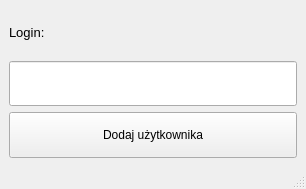
<?xml version="1.0" encoding="UTF-8"?>
<ui version="4.0">
 <class>AddNewUserWindow</class>
 <widget class="QMainWindow" name="AddNewUserWindow">
  <property name="geometry">
   <rect>
    <x>0</x>
    <y>0</y>
    <width>306</width>
    <height>189</height>
   </rect>
  </property>
  <property name="windowTitle">
   <string>MainWindow</string>
  </property>
  <widget class="QWidget" name="centralwidget">
   <layout class="QVBoxLayout" name="verticalLayout">
    <item>
     <widget class="QLabel" name="labelLogin">
      <property name="font">
       <font>
        <pointsize>10</pointsize>
       </font>
      </property>
      <property name="text">
       <string>Login:</string>
      </property>
     </widget>
    </item>
    <item>
     <widget class="QLineEdit" name="lineEditLogin">
      <property name="sizePolicy">
       <sizepolicy hsizetype="Expanding" vsizetype="Preferred">
        <horstretch>0</horstretch>
        <verstretch>0</verstretch>
       </sizepolicy>
      </property>
     </widget>
    </item>
    <item>
     <widget class="QPushButton" name="pushButtonAddNewUser">
      <property name="sizePolicy">
       <sizepolicy hsizetype="Minimum" vsizetype="Preferred">
        <horstretch>0</horstretch>
        <verstretch>0</verstretch>
       </sizepolicy>
      </property>
      <property name="text">
       <string>Dodaj użytkownika</string>
      </property>
     </widget>
    </item>
   </layout>
  </widget>
  <widget class="QMenuBar" name="menubar">
   <property name="geometry">
    <rect>
     <x>0</x>
     <y>0</y>
     <width>306</width>
     <height>26</height>
    </rect>
   </property>
  </widget>
  <widget class="QStatusBar" name="statusbar"/>
 </widget>
 <resources/>
 <connections/>
</ui>
